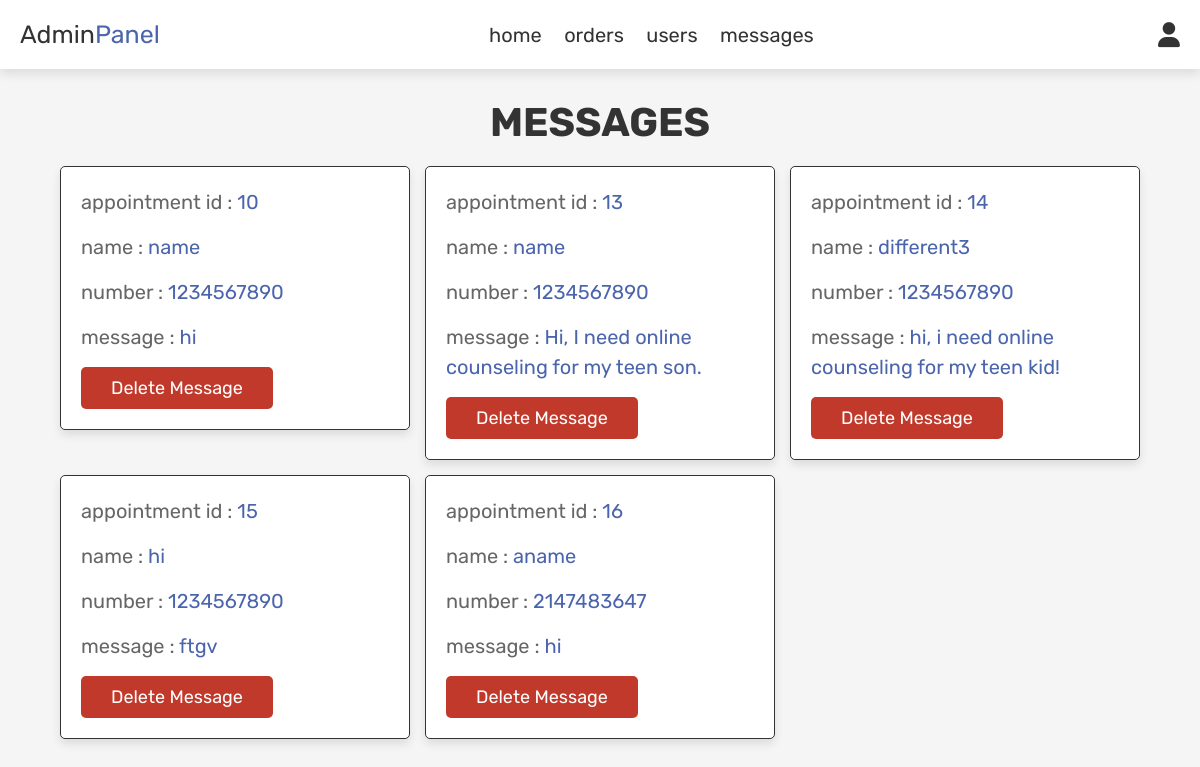
Screenshot of /admin_contacts.php (signed in) with the database file from the repository.
### tables this page shows
CREATE TABLE `form` (
  `number` int(255) NOT NULL,
  `message` varchar(255) NOT NULL,
  `status` varchar(255) NOT NULL,
  `date` date NOT NULL,
  `appointment_id` int(255) NOT NULL,
  `name` varchar(255) NOT NULL
);

### admin_contacts.php (the view, shortened to what this page needs)
<?php
include 'config.php';
?>
<!DOCTYPE html>
<html lang="en">
<head>
   <link rel="stylesheet" href="https://cdnjs.cloudflare.com/ajax/libs/font-awesome/6.0.0/css/all.min.css">
   <link rel="stylesheet" href="css/admin_style.css">
</head>
<body>
<?php include 'admin_header.php'; ?>
<section class="messages">
   <h1 class="title"> messages </h1>
   <div class="box-container">
   <?php
      $select_message = mysqli_query($conn, "SELECT * FROM `form`") or die('query failed');
      if(mysqli_num_rows($select_message) > 0){
         while($fetch_message = mysqli_fetch_assoc($select_message)){
   ?>
   <div class="box">
      <p> appointment id : <span><?php echo $fetch_message['appointment_id']; ?></span> </p>
      <p> name : <span><?php echo $fetch_message['name']; ?></span> </p>
      <p> number : <span><?php echo $fetch_message['number']; ?></span> </p>
      <p> message : <span><?php echo $fetch_message['message']; ?></span> </p>
      <a href="admin_contacts.php?delete=<?php echo $fetch_message['appointment_id']; ?>" onclick="return confirm('delete this message?');" class="delete-btn">delete message</a>
   </div>
   <?php
      };
   }else{
      echo '<p class="empty">you have no messages!</p>';
   }
   ?>
   </div>
</section>
</body>
</html>

### css/admin_style.css (style rules this page uses)
:root { --purple:#4b65ad; --red:#c0392b; --orange:#f39c12; --black:#333; --white:#fff; --light-color:#666; --light-white:#ccc; --light-bg:#f5f5f5; --border:.1rem solid var(--black); --box-shadow:0 .5rem 1rem rgba(0,0,0,.1); }
* { font-family: 'Rubik', sans-serif; margin:0; padding:0; box-sizing: border-box; outline: none; border:none; text-decoration: none; transition:all .2s linear; }
html { font-size: 62.5%; overflow-x: hidden; }
body { background-color: var(--light-bg); }
section { padding:3rem 2rem; }
.title { text-align: center; margin-bottom: 2rem; text-transform: uppercase; color:var(--black); font-size: 4rem; }
.btn, .option-btn, .delete-btn, .white-btn { display: inline-block; margin-top: 1rem; padding:1rem 3rem; cursor: pointer; color:var(--white); font-size: 1.8rem; border-radius: .5rem; text-transform: capitalize; }
.delete-btn { background-color: var(--red); }
.messages .box-container { display: grid; grid-template-columns: repeat(auto-fit, 35rem); justify-content: center; gap:1.5rem; max-width: 1200px; margin:0 auto; align-items: flex-start; }
.messages .box-container .box { background-color: var(--white); padding:2rem; border:var(--border); box-shadow: var(--box-shadow); border-radius: .5rem; }
.messages .box-container .box p { padding-bottom: 1.5rem; font-size: 2rem; color:var(--light-color); line-height: 1.5; }
.messages .box-container .box p span { color:var(--purple); }
.messages .box-container .box .delete-btn { margin-top: 0; }

### rows the page displays
form: appointment_id "10", name "name", number "1234567890", message "hi"
form: appointment_id "13", name "name", number "1234567890", message "Hi, I need online counseling for my teen son."
form: appointment_id "14", name "different3", number "1234567890", message "hi, i need online counseling for my teen kid!"
form: appointment_id "15", name "hi", number "1234567890", message "ftgv"
form: appointment_id "16", name "aname", number "2147483647", message "hi"
